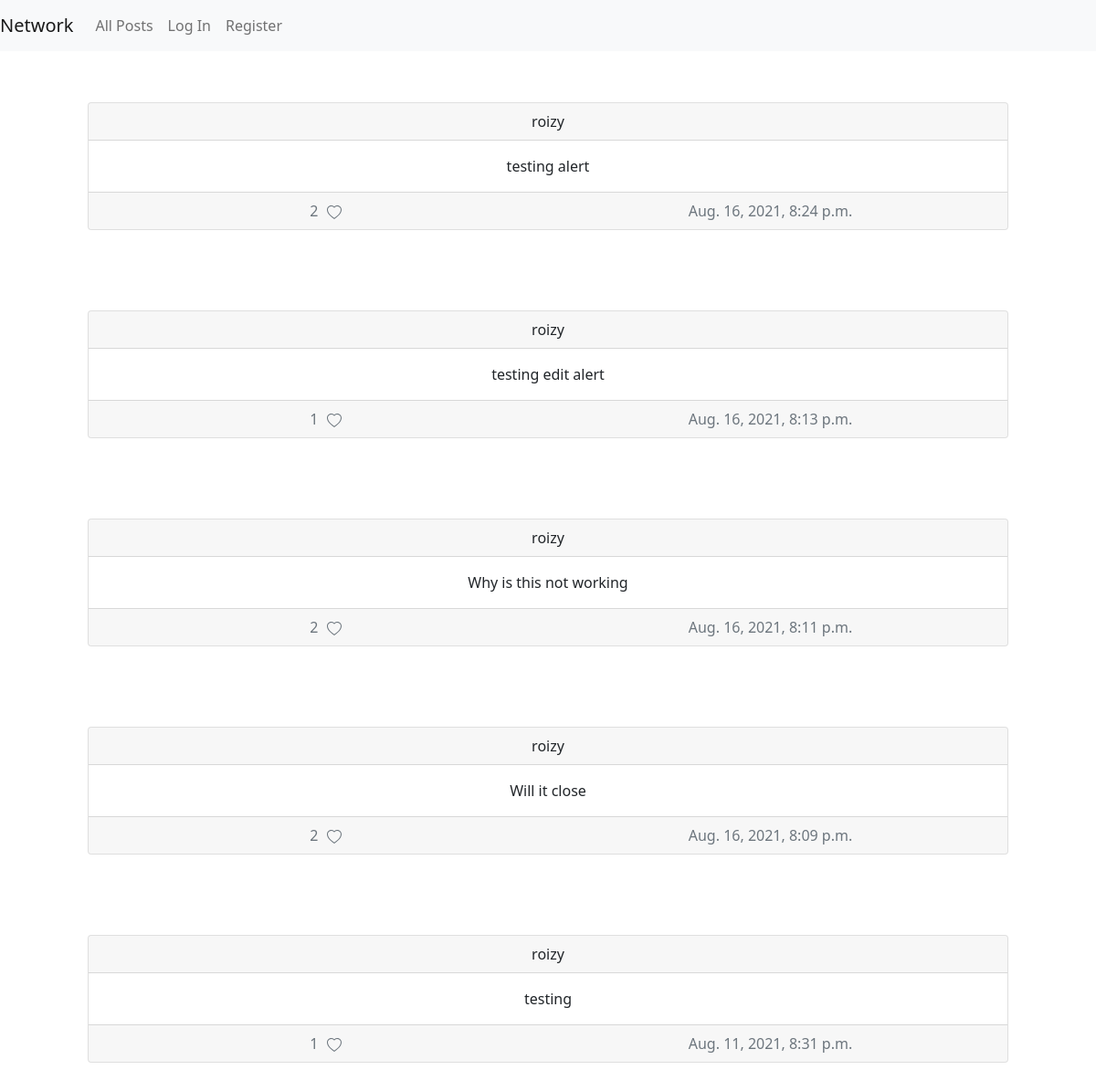
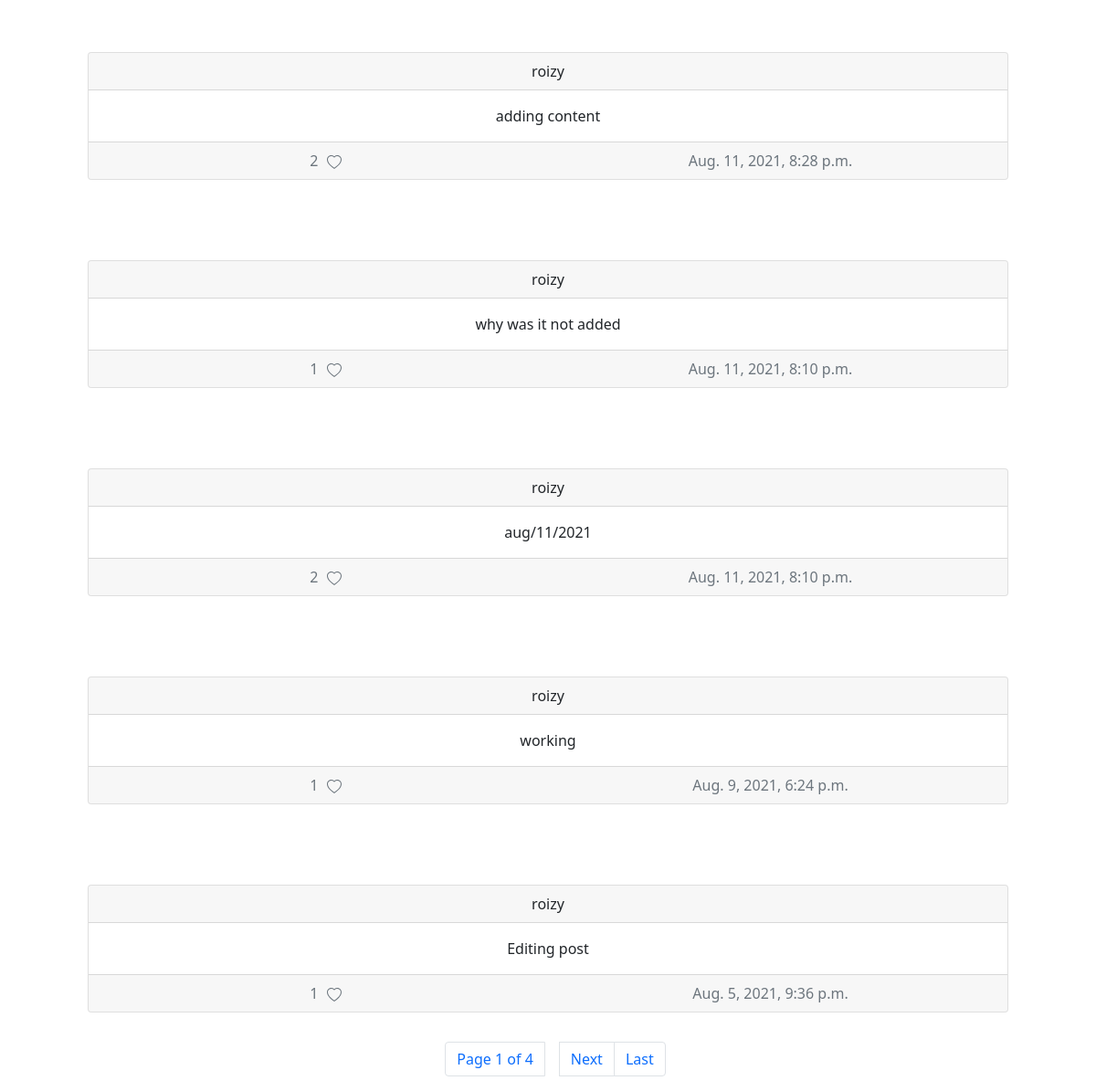
The page / on the database its author committed (2 pictures, top to bottom).
### network/models.py (models this page shows, shortened)
class Posts(models.Model):
    user_id = models.ForeignKey(User, on_delete=models.CASCADE)
    content = models.TextField()
    created_at = models.DateTimeField(auto_now_add=True)
    likes = models.ManyToManyField("User", related_name="likes")

class User(AbstractUser):
    followers = models.ManyToManyField("self", related_name="followers")
    following = models.ManyToManyField("self", related_name="following")

### network/views.py (the view)
# urls.py: path("", views.index, name="index"),
def index(request):
    post_list = Posts.objects.order_by("-created_at").all()
    paginator = Paginator(post_list, 10) # Show 25 contacts per page.
    page_number = request.GET.get('page')
    page_obj = paginator.get_page(page_number)
    return render(request, 'network/index.html', {'page_obj': page_obj})

### network/templates/network/index.html (shortened to what this page needs)
{% extends "network/layout.html" %}
{% block body %}
<body id="index_body">
  {% for contact in page_obj %}
  {{ contact.full_name|upper }}<br>
  <div class="card text-center" style="margin:2rem 6rem 2rem 6rem;">
    <div class="card-header">
      {{contact.user_id}}
    </div>
    <div class="card-body">
      <p class="card-text">{{contact.content}}</p>
    </div>
    <div class="card-footer text-muted">
      <div class="container">
        <div class="row">
          <div class="col">{{contact.likes.all|length}}
            {% if user in contact.likes.all%}
            <svg xmlns="http://www.w3.org/2000/svg" width="16" height="16" fill="currentColor" class="bi bi-heart-fill" viewBox="0 0 16 16" style="cursor: pointer;" onclick="like({{user.id}},{{contact.id}})">
              <path fill-rule="evenodd" d="M8 1.314C12.438-3.248 23.534 4.735 8 15-7.534 4.736 3.562-3.248 8 1.314z" />
            </svg>
            {% else %}
            <svg xmlns="http://www.w3.org/2000/svg" width="16" height="16" fill="currentColor" class="bi bi-heart" viewBox="0 0 16 16" style="margin-left: 5px; cursor: pointer;" onclick="like({{user.id}},{{contact.id}})">
              <path
                d="m8 2.748-.717-.737C5.6.281 2.514.878 1.4 3.053c-.523 1.023-.641 2.5.314 4.385.92 1.815 2.834 3.989 6.286 6.357 3.452-2.368 5.365-4.542 6.286-6.357.955-1.886.838-3.362.314-4.385C13.486.878 10.4.28 8.717 2.01L8 2.748zM8 15C-7.333 4.868 3.279-3.04 7.824 1.143c.06.055.119.112.176.171a3.12 3.12 0 0 1 .176-.17C12.72-3.042 23.333 4.867 8 15z" />
            </svg>
            {% endif %}
          </div>
          <div class="col">{{contact.created_at}}</div>
        </div>
      </div>
    </div>
  </div>
  {% endfor %}
  <nav aria-label="..." class="d-flex justify-content-center">
    <ul class="pagination">
      <li class="page-item"><span class="page-link" style="margin:0 1rem 0 1rem;">Page {{ page_obj.number }} of {{ page_obj.paginator.num_pages }}</span></li>
      {% if page_obj.has_next %}
      <li class="page-item"><a class="page-link" href="?page={{ page_obj.next_page_number }}">Next</a></li>
      <li class="page-item"><a class="page-link" href="?page={{ page_obj.paginator.num_pages }}">Last</a></li>
      {% endif %}
    </ul>
  </nav>
</body>
{% endblock %}

### network/templates/network/layout.html (shortened to what this page needs)
{% load static %}
<!DOCTYPE html>
<html lang="en">
    <head>
          <link href="https://cdn.jsdelivr.net/npm/bootstrap@5.1.0/dist/css/bootstrap.min.css" rel="stylesheet">
        <link href="{% static 'network/styles.css' %}" rel="stylesheet">
    </head>
    <div>
        <nav class="navbar navbar-expand-lg navbar-light bg-light">
            <a class="navbar-brand" href="#">Network</a>
            <div>
              <ul class="navbar-nav mr-auto">
                <li class="nav-item">
                  <a class="nav-link" href="{% url 'index' %}">All Posts</a>
                </li>
                {% if user.is_authenticated %}
                    <li class="nav-item">
                        <a class="nav-link" href="{% url 'posts' %}">Following</a>
                    </li>
                    <li class="nav-item">
                        <a class="nav-link" href="{% url 'logout' %}">Log Out</a>
                    </li>
                {% else %}
                    <li class="nav-item">
                        <a class="nav-link" href="{% url 'login' %}">Log In</a>
                    </li>
                    <li class="nav-item">
                        <a class="nav-link" href="{% url 'register' %}">Register</a>
                    </li>
                {% endif %}
              </ul>
            </div>
          </nav>
        <div class="body">
            {% block body %}
            {% endblock %}
        </div>
    </div>
</html>

### rows shown on the page
Posts: user_id "roizy", content "testing alert", likes.all|length "2", created_at "Aug. 16, 2021, 8:24 p.m."
Posts: user_id "roizy", content "testing edit alert", likes.all|length "1", created_at "Aug. 16, 2021, 8:13 p.m."
Posts: user_id "roizy", content "Why is this not working", likes.all|length "2", created_at "Aug. 16, 2021, 8:11 p.m."
Posts: user_id "roizy", content "Will it close", likes.all|length "2", created_at "Aug. 16, 2021, 8:09 p.m."
Posts: user_id "roizy", content "testing", likes.all|length "1", created_at "Aug. 11, 2021, 8:31 p.m."
Posts: user_id "roizy", content "adding content", likes.all|length "2", created_at "Aug. 11, 2021, 8:28 p.m."
Posts: user_id "roizy", content "why was it not added", likes.all|length "1", created_at "Aug. 11, 2021, 8:10 p.m."
Posts: user_id "roizy", content "aug/11/2021", likes.all|length "2", created_at "Aug. 11, 2021, 8:10 p.m."
Posts: user_id "roizy", content "working", likes.all|length "1", created_at "Aug. 9, 2021, 6:24 p.m."
Posts: user_id "roizy", content "Editing post", likes.all|length "1", created_at "Aug. 5, 2021, 9:36 p.m."

### other values the page prints
{{ page_obj.number }} "1"
{{ page_obj.paginator.num_pages }} "4"
